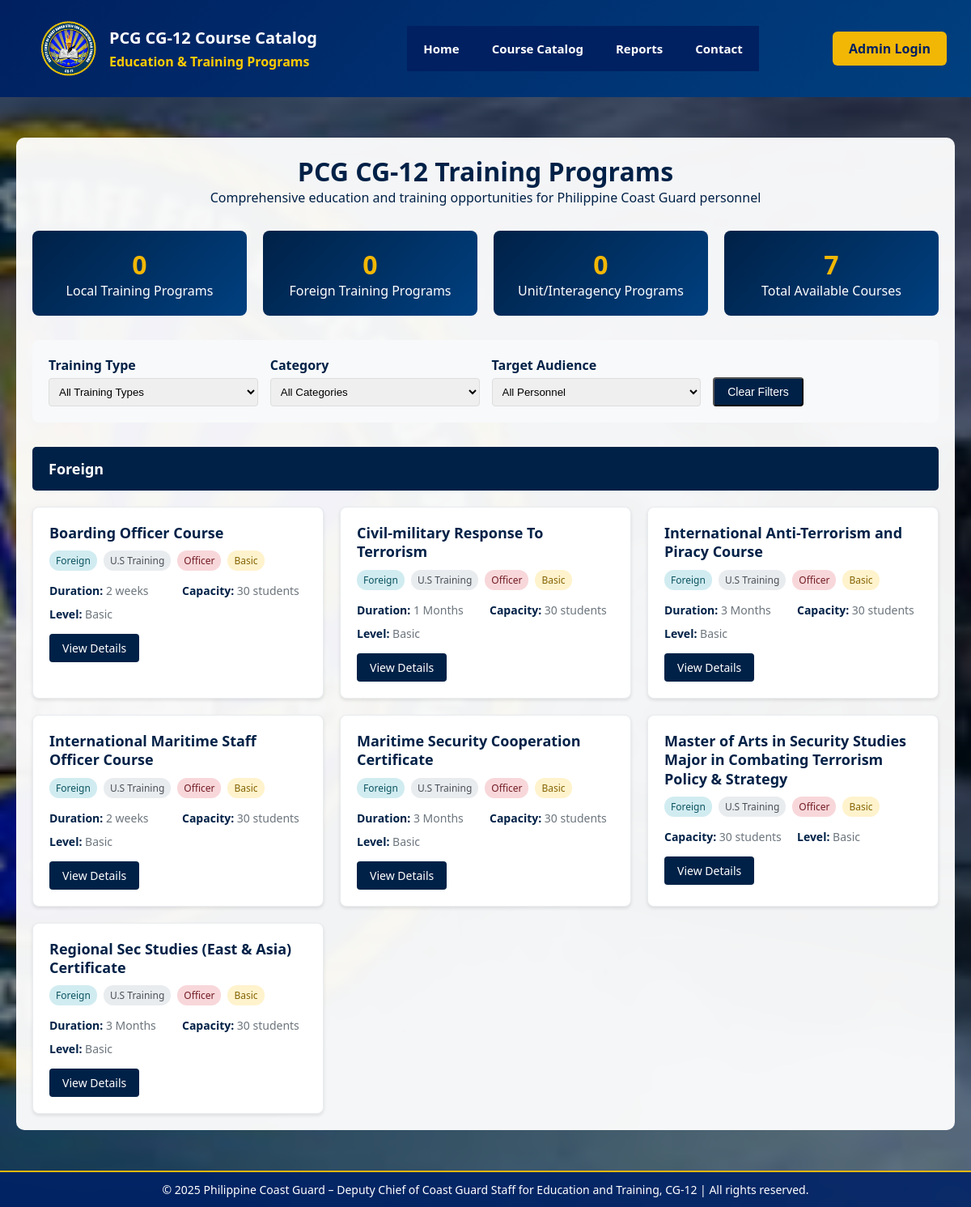
/course-catalog.php?type=Foreign, run on the app's committed database.
### tables this page shows
CREATE TABLE `courses` (
  `id` int(11) NOT NULL,
  `course_name` varchar(255) NOT NULL,
  `course_code` varchar(50) DEFAULT NULL,
  `training_type` enum('Local','Foreign','Unit') NOT NULL DEFAULT 'Local',
  `category` varchar(100) DEFAULT NULL,
  `subcategory` varchar(100) DEFAULT NULL,
  `target_audience` enum('Officer','Non-Officer','Both') NOT NULL DEFAULT 'Both',
  `course_level` enum('Basic','Intermediate','Advanced','Senior') DEFAULT 'Basic',
  `description` text DEFAULT NULL,
  `duration` varchar(100) DEFAULT NULL,
  `capacity` int(11) DEFAULT 30,
  `prerequisites` text DEFAULT NULL,
  `learning_objectives` text DEFAULT NULL,
  `course_outline` text DEFAULT NULL,
  `file_attachment` varchar(255) DEFAULT NULL,
  `status` enum('Active','Inactive','Pending') DEFAULT 'Active',
  `completion_status` enum('In Progress','Completed','Cancelled') DEFAULT NULL,
  `start_date` date DEFAULT NULL,
  `end_date` date DEFAULT NULL,
  `pass_date` date DEFAULT NULL,
  `instructor` varchar(255) DEFAULT NULL,
  `created_at` timestamp NOT NULL DEFAULT current_timestamp(),
  `updated_at` timestamp NOT NULL DEFAULT current_timestamp() ON UPDATE current_timestamp()
);

### course-catalog.php (the view, shortened to what this page needs)
<?php
include 'db.php';
$filter_type = isset($_GET['type']) ? $_GET['type'] : '';
$check_status_query = "SELECT COLUMN_NAME FROM INFORMATION_SCHEMA.COLUMNS
                      WHERE TABLE_SCHEMA = DATABASE()
                      AND TABLE_NAME = 'courses'
                      AND COLUMN_NAME = 'status'";
$status_exists = $conn->query($check_status_query)->num_rows > 0;
$where_conditions = [];
$params = [];
$types = "";
if ($status_exists) {
    $where_conditions[] = "status = 'Active'";
}
if ($filter_type) {
    $where_conditions[] = "training_type = ?";
    $params[] = $filter_type;
    $types .= "s";
}
$where_clause = !empty($where_conditions) ? "WHERE " . implode(" AND ", $where_conditions) : "";
$query = "SELECT * FROM courses $where_clause ORDER BY training_type, category, course_name";
if (!empty($params)) {
    $stmt = $conn->prepare($query);
    $stmt->bind_param($types, ...$params);
    $stmt->execute();
    $courses_result = $stmt->get_result();
} else {
    $courses_result = $conn->query($query);
}
$stats_where = $status_exists ? "WHERE status = 'Active'" : "";
$stats_query = "SELECT
    training_type,
    COUNT(*) as count
    FROM courses
    $stats_where
    GROUP BY training_type";
$stats_result = $conn->query($stats_query);
$stats = [];
while ($row = $stats_result->fetch_assoc()) {
    $stats[$row['training_type']] = $row['count'];
}
?>
<!DOCTYPE html>
<html lang="en">
<head>
    <link rel="stylesheet" href="style.css">
</head>
<body>
    <header class="header">
        <div class="header-content">
            <img src="pcg_logo.png" class="logo" />
            <div class="title-text">
                <h1>PCG CG-12 Course Catalog</h1>
                <h2>Education & Training Programs</h2>
            </div>
        </div>
        <nav class="navbar">
            <a href="index-improved.html">Home</a>
            <a href="course-catalog.php" class="active">Course Catalog</a>
            <a href="reports.html">Reports</a>
            <a href="index-improved.html#contact">Contact</a>
        </nav>
        <div class="header-right">
            <a href="login.html" class="login-btn"><i class="fas fa-sign-in-alt"></i> Admin Login</a>
        </div>
    </header>
    <main>
        <div class="catalog-container">
            <div class="catalog-header">
                <h1>PCG CG-12 Training Programs</h1>
                <p>Comprehensive education and training opportunities for Philippine Coast Guard personnel</p>
            </div>
            <div class="stats-grid">
                <div class="stat-card">
                    <div class="stat-number"><?php echo isset($stats['Local Training']) ? $stats['Local Training'] : 0; ?></div>
                    <div>Local Training Programs</div>
                </div>
                <div class="stat-card">
                    <div class="stat-number"><?php echo isset($stats['Foreign Training']) ? $stats['Foreign Training'] : 0; ?></div>
                    <div>Foreign Training Programs</div>
                </div>
                <div class="stat-card">
                    <div class="stat-number"><?php echo isset($stats['Unit / Interagency Training']) ? $stats['Unit / Interagency Training'] : 0; ?></div>
                    <div>Unit/Interagency Programs</div>
                </div>
                <div class="stat-card">
                    <div class="stat-number"><?php echo $courses_result->num_rows; ?></div>
                    <div>Total Available Courses</div>
                </div>
            </div>
            <div class="filters">
                <div class="filter-group">
                    <label for="filter_type">Training Type</label>
                    <select id="filter_type" onchange="applyFilters()">
                        <option value="">All Training Types</option>
                    </select>
                </div>
                <div class="filter-group">
                    <label for="filter_category">Category</label>
                    <select id="filter_category" onchange="applyFilters()">
                        <option value="">All Categories</option>
                    </select>
                </div>
                <div class="filter-group">
                    <label for="filter_audience">Target Audience</label>
                    <select id="filter_audience" onchange="applyFilters()">
                        <option value="">All Personnel</option>
                    </select>
                </div>
                <div class="filter-group">
                    <button onclick="clearFilters()" class="btn">Clear Filters</button>
                </div>
            </div>
            <?php
            $courses_result->data_seek(0);
            $courses_by_type = [];
            while ($course = $courses_result->fetch_assoc()) {
                $courses_by_type[$course['training_type']][] = $course;
            }
            ?>
            <?php foreach ($courses_by_type as $type => $courses): ?>
                <div class="section-header"><?php echo htmlspecialchars($type); ?></div>
                <div class="courses-grid">
                    <?php foreach ($courses as $course): ?>
                        <div class="course-card">
                            <div class="course-title"><?php echo htmlspecialchars($course['course_name']); ?></div>
                            <div class="course-badges">
                                <span class="badge badge-<?php echo strtolower(str_replace(' ', '-', $course['training_type'])); ?>">
                                    <?php echo htmlspecialchars($course['training_type']); ?>
                                </span>
                                <?php if ($course['category']): ?>
                                    <span class="badge" style="background: #e9ecef; color: #495057;">
                                        <?php echo htmlspecialchars($course['category']); ?>
                                    </span>
                                <?php endif; ?>
                                <span class="badge badge-<?php echo strtolower(str_replace(' ', '-', $course['target_audience'])); ?>">
                                    <?php echo htmlspecialchars($course['target_audience']); ?>
                                </span>
                                <span class="badge" style="background: #fff3cd; color: #856404;">
                                    <?php echo htmlspecialchars($course['course_level']); ?>
                                </span>
                            </div>
                            <div class="course-details">
                                <?php if ($course['duration']): ?>
                                    <span><strong>Duration:</strong> <?php echo htmlspecialchars($course['duration']); ?></span>
                                <?php endif; ?>
                                <span><strong>Capacity:</strong> <?php echo htmlspecialchars($course['capacity']); ?> students</span>
                                <span><strong>Level:</strong> <?php echo htmlspecialchars($course['course_level']); ?></span>
                            </div>
                            <div style="margin-top: 15px;">
                                <a href="course-details.php?id=<?php echo $course['id']; ?>" class="btn">View Details</a>
                            </div>
                        </div>
                    <?php endforeach; ?>
                </div>
            <?php endforeach; ?>
        </div>
    </main>
    <footer class="footer">
        &copy; 2025 Philippine Coast Guard – Deputy Chief of Coast Guard Staff for Education and Training, CG-12 | All rights reserved.
    </footer>
</body>
</html>

### style.css (style rules this page uses)
* { margin: 0; padding: 0; box-sizing: border-box; }
body { font-family: 'Segoe UI', Tahoma, Geneva, Verdana, sans-serif; background: url('bg.jpg') no-repeat center center fixed; background-size: cover; color: #fff; display: flex; flex-direction: column; min-height: 100vh; }
header { display: flex; justify-content: space-between; align-items: center; background: linear-gradient(135deg, #002060 0%, #004080 100%); color: white; padding: 15px 30px; }
.header-content { display: flex; align-items: center; justify-content: flex-start; padding: 10px 20px; }
.logo { height: 70px; margin-right: 15px; }
.title-text { text-align: left; }
.title-text h1 { font-size: 20px; margin-bottom: 5px; color: #fff; }
.title-text h2 { font-size: 16px; color: #ffcc00; }
.navbar { display: flex; justify-content: center; background: rgba(0, 32, 96, 0.95); padding: 10px 0; }
.navbar a { color: white; text-decoration: none; margin: 0 12px; font-size: 15px; font-weight: bold; padding: 8px; transition: all 0.3s ease; }
.header-right { display: flex; align-items: center; }
.login-btn { background: #f2b705; color: #002060; padding: 10px 20px; text-decoration: none; border-radius: 6px; font-weight: bold; transition: all 0.3s ease; }
main { flex: 1; padding: 30px 20px; background: rgba(0, 0, 0, 0.5); }
.footer { background: rgba(0, 32, 96, 0.95); text-align: center; padding: 12px; font-size: 14px; border-top: 2px solid #f2b705; }

### course-catalog.php (style rules this page uses)
.catalog-container { max-width: 1200px; margin: 0 auto; padding: 20px; background: rgba(255, 255, 255, 0.95); border-radius: 10px; margin-top: 20px; margin-bottom: 20px; }
.catalog-header { text-align: center; margin-bottom: 30px; color: #002147; }
.stats-grid { display: grid; grid-template-columns: repeat(auto-fit, minmax(200px, 1fr)); gap: 20px; margin-bottom: 30px; }
.stat-card { background: linear-gradient(135deg, #002147 0%, #004080 100%); color: white; padding: 20px; border-radius: 8px; text-align: center; }
.stat-number { font-size: 2em; font-weight: bold; color: #f2b705; }
.filters { background: #f8f9fa; padding: 20px; border-radius: 8px; margin-bottom: 30px; display: grid; grid-template-columns: repeat(auto-fit, minmax(200px, 1fr)); gap: 15px; align-items: end; }
.filter-group label { display: block; margin-bottom: 5px; font-weight: 600; color: #002147; }
.filter-group select { width: 100%; padding: 8px; border: 1px solid #ddd; border-radius: 4px; }
.courses-grid { display: grid; grid-template-columns: repeat(auto-fit, minmax(350px, 1fr)); gap: 20px; }
.course-card { background: white; border: 1px solid #e9ecef; border-radius: 8px; padding: 20px; box-shadow: 0 2px 4px rgba(0,0,0,0.1); transition: transform 0.2s ease, box-shadow 0.2s ease; }
.course-title { color: #002147; font-size: 18px; font-weight: 600; margin-bottom: 10px; line-height: 1.3; }
.course-badges { display: flex; gap: 8px; margin-bottom: 15px; flex-wrap: wrap; }
.badge { padding: 4px 8px; border-radius: 12px; font-size: 12px; font-weight: 500; }
.badge-foreign { background: #d1ecf1; color: #0c5460; }
.badge-officer { background: #f8d7da; color: #721c24; }
.course-details { display: grid; grid-template-columns: 1fr 1fr; gap: 10px; margin-bottom: 15px; font-size: 14px; }
.course-details span { color: #6c757d; }
.course-details strong { color: #002147; }
.btn { background: #002147; color: white; padding: 8px 16px; text-decoration: none; border-radius: 4px; font-size: 14px; display: inline-block; transition: background 0.3s ease; }
.section-header { background: #002147; color: white; padding: 15px 20px; margin: 30px 0 20px 0; border-radius: 5px; font-size: 18px; font-weight: 600; }

### data on the page
courses: course_name "Boarding Officer Course", training_type "Foreign", category "U.S Training", target_audience "Officer", course_level "Basic", duration "2 weeks", capacity "30"
courses: course_name "Civil-military Response To Terrorism", training_type "Foreign", category "U.S Training", target_audience "Officer", course_level "Basic", duration "1 Months", capacity "30"
courses: course_name "International Anti-Terrorism and Piracy Course", training_type "Foreign", category "U.S Training", target_audience "Officer", course_level "Basic", duration "3 Months", capacity "30"
courses: course_name "International Maritime Staff Officer Course", training_type "Foreign", category "U.S Training", target_audience "Officer", course_level "Basic", duration "2 weeks", capacity "30"
courses: course_name "Maritime Security Cooperation Certificate", training_type "Foreign", category "U.S Training", target_audience "Officer", course_level "Basic", duration "3 Months", capacity "30"
courses: course_name "Master of Arts in Security Studies Major in Combating Terrorism Policy & Strategy", training_type "Foreign", category "U.S Training", target_audience "Officer", course_level "Basic", capacity "30"
courses: course_name "Regional Sec Studies (East & Asia) Certificate", training_type "Foreign", category "U.S Training", target_audience "Officer", course_level "Basic", duration "3 Months", capacity "30"

### other printed values
$courses_result->num_rows "7"
$type "Foreign"
